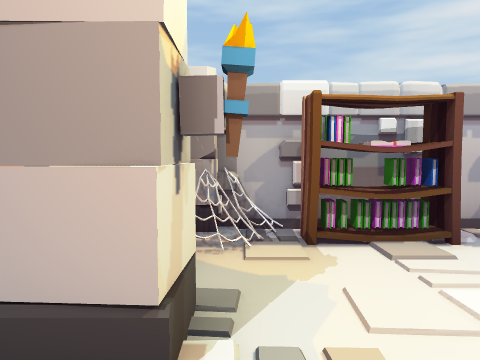
view 1 (above)

13 first-person views from a walk through a scene from a Unity 3-D project. The camera is 1.4 m above the floor, tilts 4° down and sees 70° across. The floor is counted in squares, 1 m on a side. Each view is taken from the middle of a square. On the plan, view 1 faces up. The plan holds only what a view shows up to about 15 squares ahead; the rest is blank. Some animated figures are left out.

view 2
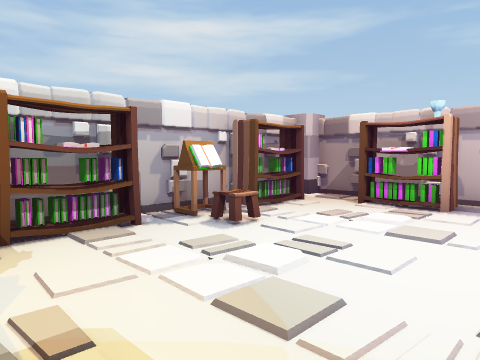

view 3
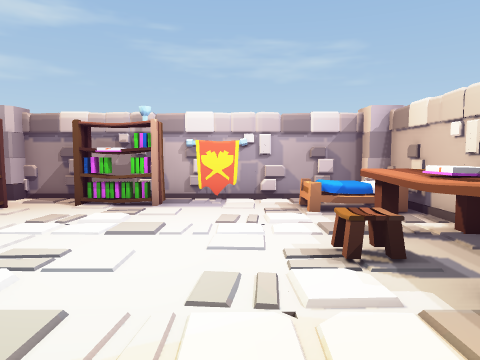

view 4
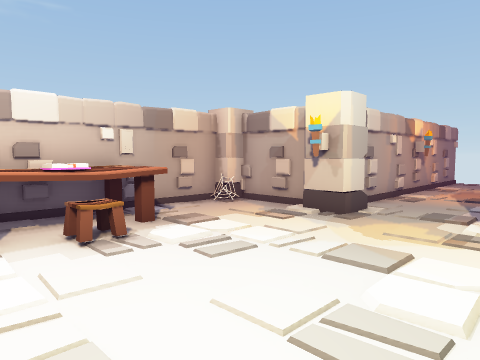

view 5
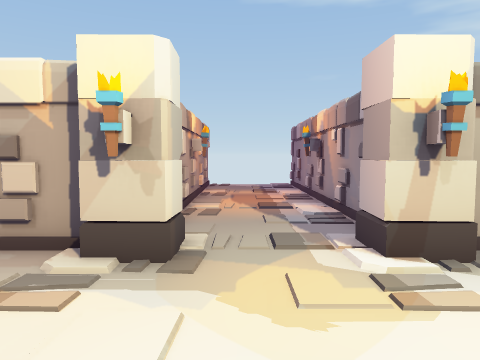

view 6
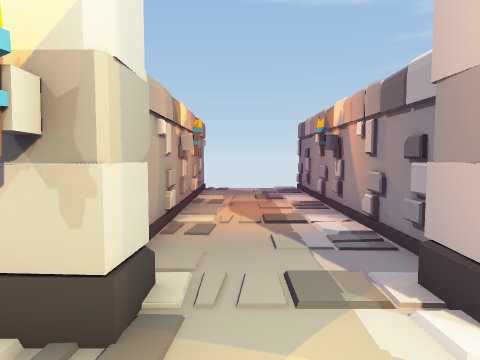

view 7
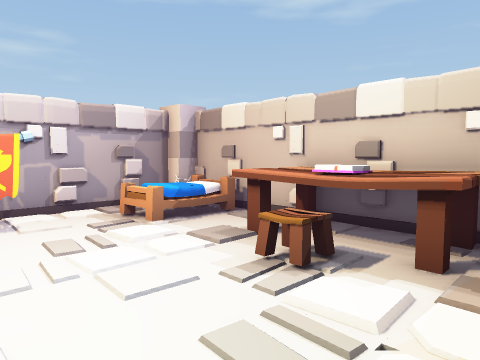

view 8
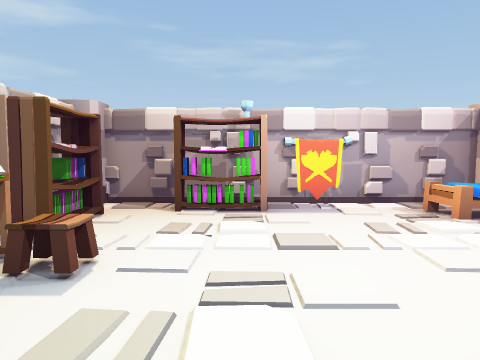

view 9
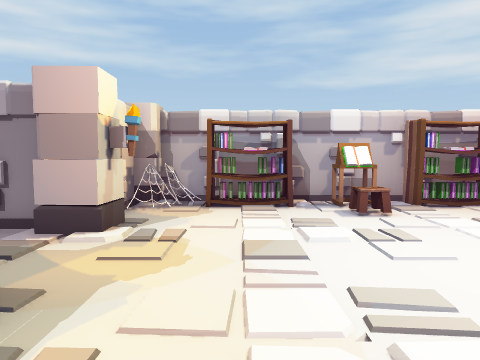

view 10
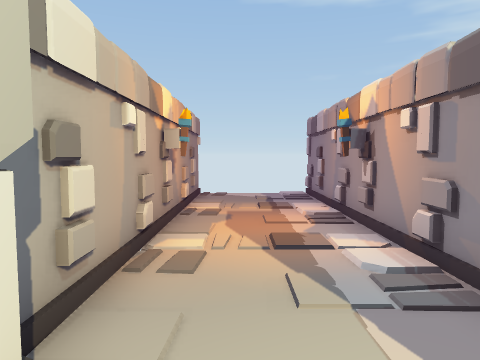

view 11
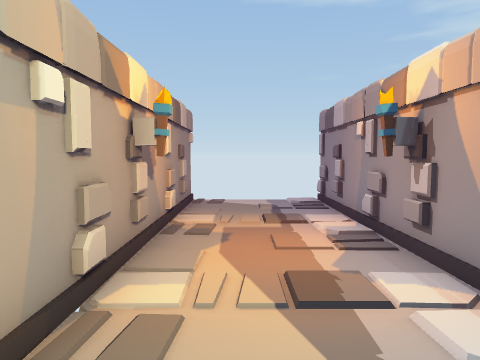

view 12
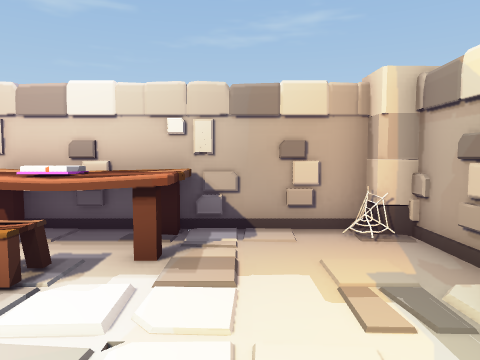

view 13
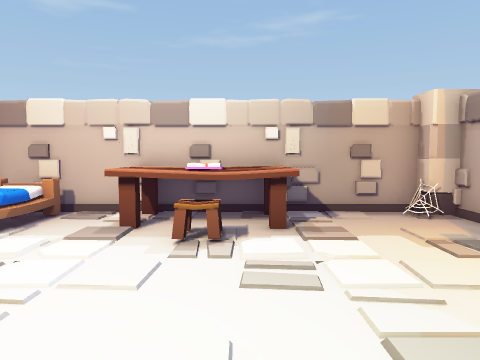

### Floor plan
Points are (right, up) in squares from view 1. A wall is a line through its corners. A room is listed if a view was taken in it or the views show most of it. See-through windows are left out.
Room 1 (views 1, 2, 3, 4, 5, 6, 7, 8, 9, 10, 11, 12, 13)
walls: (-1.8, 2.6) (-13.1, 2.6); (-1.1, -2.4) (-1.1, -4.5); (-1.1, 5.5) (-1.1, 4.6); (-0.5, -5.6) (7.5, -5.6); (9.9, 6.6) (-0.5, 6.6); (11.1, -2.5) (11.1, 5.5); (-13, -1.6) (-2.3, -1.6)
low walls: (4.2, -2.4) (5, -2.4) (5, -3.1); (4.6, -2.7) (5.1, -2.7); (5.5, 3.9) (4.8, 3.9) (4.8, 4.5); (4.4, -2.9) (5.1, -2.9); (5.2, 4.4) (4.8, 4.4); (8.3, -3.5) (8.3, -2.7) (9.7, -2.7)
ways out: opening at (8.5, -4); opening at (10, -3)
objects: torch (-7, -1); torch (-7, 2); column (-2, -6) to (0, -5); column (-2, 6) to (0, 7); other object (-1, -2) to (0, -1); other object (-1, 2) to (0, 2); other object (1, 5) to (3, 6); table (3, -5) to (6, -3); books (4, -4) to (5, -4); books (5, 5); other object (5, 6) to (6, 6); other object (7, 5) to (9, 6); other object (10, 1) to (10, 4); column (10, 6) to (12, 7); banner (11, 0)

Positions as (right, up) in squares from view 1, and headings:
1: (0, 0), facing up
2: (0, -1), facing up-right
3: (0, -1), facing right
4: (7, 3), facing down-left
5: (4, 0), facing left
6: (2, 0), facing left
7: (2, 1), facing down-right
8: (1, 2), facing right
9: (2, -4), facing up
10: (0, 0), facing left
11: (-2, 0), facing left
12: (2, 1), facing down
13: (4, 3), facing down
